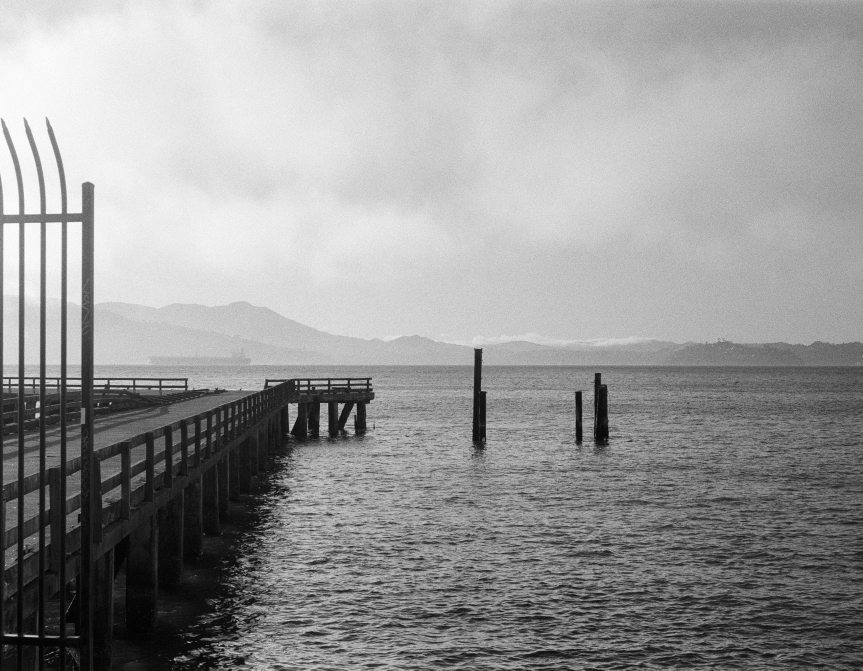
#> input picture content/interests/film-photography/000039430034.jpg, 2588 x 2011 px (shown at 1/3 size); its folder holds only this picture in this run
$ python gen_tn_mp.py content/interests/film-photography
#> lines starting #> are read from the running program, lines starting #| are printed output that depends on the picture
#!/usr/bin/env python3

import os
import re
from PIL import Image
import argparse
import sys
from multiprocessing import Pool
import datetime, time

timings = []
timings.append(datetime.datetime.now())


def strfdelta(tdelta, fmt):
    d = {"days": tdelta.days}
    d["hours"], rem = divmod(tdelta.seconds, 3600)
    d["minutes"], d["seconds"] = divmod(rem, 60)
    return fmt.format(**d)


# https://stackoverflow.com/questions/8631076/what-is-the-fastest-way-to-generate-image-thumbnails-in-python

# place generated thumbnails in this folder (relative to original image)
# webpack really didn't like .imgs here... be warned
# see        https://stackoverflow.com/questions/69471647/vue-nuxt-webpack-resolve-error-on-require-image-file
tn_dir = 'gen_tn_imgs'

output_format = 'png'

# generate these sizes
img_sizes = {
    'large' : 800,
    'tn' : 200
}

# proess files with these extensions
img_exts = [
    r'\.jpg$',
    r'\.jpeg$',
    r'\.png$'
]

ignore_patterns = [
    r'\sx\\.\w+$',
    r'^x\s+'
]

# for use if none specified in args
target_dirs = [
    'content'
]


exts_re = '(?:' + '|'.join(img_exts) + ')'
ig_re = '(?:' + '|'.join(ignore_patterns) + ')'


def process_img(params):
    img_name, img_path, bForce, bDebug = params
    try:
        im = Image.open(os.path.join(img_path,img_name))
        for imgsize in img_sizes:
            # insert imgsize
            newname = re.sub(r'\.(\w+)$',r'_'+imgsize+r'.\1', img_name)
            # split fname and fext
            nfn, nfe = os.path.splitext(newname)
            newname = '.'.join([nfn, output_format])
            outd = os.path.join(img_path,tn_dir)

            # skip existing
            if not bForce and os.path.exists(os.path.join(outd,newname)):
                if bDebug:
                    print(f"ignoring existing file: {os.path.join(outd,newname)}")
                continue
            if bDebug:
                print ('generating {} for {}'.format(
                    os.path.join(tn_dir,newname),
                    os.path.join(img_path,img_name)
                    ))
            w, h = im.size
            if (max(w,h) > img_sizes[imgsize]):
                im.thumbnail((img_sizes[imgsize], img_sizes[imgsize]))
            os.makedirs(outd,exist_ok=True)
            im.save(os.path.join(outd,newname),  format=output_format)
    except Exception as e:
        return e

if __name__ == '__main__':

    # generate thumbnails for images
    print("gen_tn starting...")

    # this is invoked manually when running locally, and by Netlify's
    # build command "python3 gen_tn.py && nuxt build && nuxt generate"

    ap = argparse.ArgumentParser()
    ap.add_argument('-v', '--verbose', action='store_true', help='show more output')
    ap.add_argument('-f', '--force', action='store_true', default=False,
        help='force regeneration of thumnails even if files already exist')
    ap.add_argument('-e', '--make-unused', action='store_true', default=True,
        help='generate thumnails even if files not referenced in local index.md')
    ap.add_argument('dirs', nargs='*', help='directories to look for images')

    args = ap.parse_args()

    if args.dirs:
        if len(args.dirs) == 1:
            target_dirs = (args.dirs)
        else:
            target_dirs = args.dirs

    def test_file(f):
        return re.search(exts_re, f, re.I) and not re.search(ig_re, f, re.I)
        # [10 lines of commented-out code are left out]


    imgs = []
    for td in target_dirs:
        tdq = os.path.join(os.getcwd(),td)
        if not tdq.startswith(os.getcwd()):
            print("AWOL!")
            sys.exit()
        print(f'Examining target {td} at {tdq}')

        for root, dirs, files in os.walk(tdq):
            # do not breathe our own farts and make tns for tns in the tn_dir
            if re.search(tn_dir+'$',root):
                print(f"ignoring {root}")
                continue
            # ignore images not referenced in markdown
            text = []
            if not args.make_unused:
                if os.path.exists(os.path.join(tdq, 'index.md')):
                    with open(os.path.join(tdq, 'index.md'), 'r') as fd:
                        text = fd.read()
                        # strip html comments
                        text = re.sub(r'(?=<!--)([\s\S]*?)-->', '',text)
                        # https://stackoverflow.com/questions/1084741/regexp-to-strip-html-comments

            for f in files:
                if test_file(f):
                    if args.make_unused or f in text:
                        imgs.append([f, root, args.force, args.verbose])
            #imgs += [ [f,root, args.force, args.verbose] for f in files if  test_file(f)]
            #for img in imgs:
            #    process_img(img,root)


    timings.append(datetime.datetime.now())
    last_time = timings[-1] - timings[-2]
    print("    time elapsed (crawl): {}".format(strfdelta(last_time, '{hours}h {minutes}m {seconds}s')))

    with Pool(2) as pool:
        results = pool.map(process_img, imgs)
#> in process_img, im is the input picture: PIL image 2588x2011 RGB; min 0, max 255, mean 152.6
#> the loop in process_img, `for imgsize in img_sizes:` made 2 passes
#> pass 1, in process_img, `im.save(os.path.join(outd,newname),  format=output_format)`:
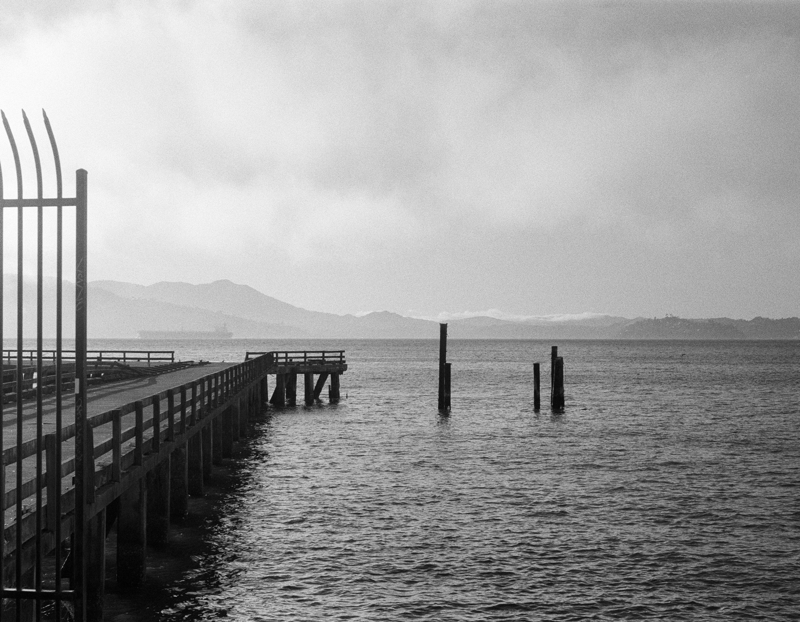
#> saved as 000039430034_large.png: PIL image 800x622 RGB; min 2, max 255, mean 152.6
#> pass 2, in process_img, `im.save(os.path.join(outd,newname),  format=output_format)`:
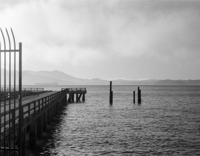
#> saved as 000039430034_tn.png: PIL image 200x156 RGB; min 0, max 255, mean 152.8
        pool.close()
        pool.join()

    timings.append(datetime.datetime.now())
    last_time = timings[-1] - timings[-2]
    print("    time elapsed (image generation): {}".format(strfdelta(last_time, '{hours}h {minutes}m {seconds}s')))


    total_time = timings[-1] - timings[0]
    print("    time elapsed (overall): {}".format(strfdelta(last_time, '{hours}h {minutes}m {seconds}s')))

$ run again, on content/interests/vintage-computing/IMG-6272.jpg
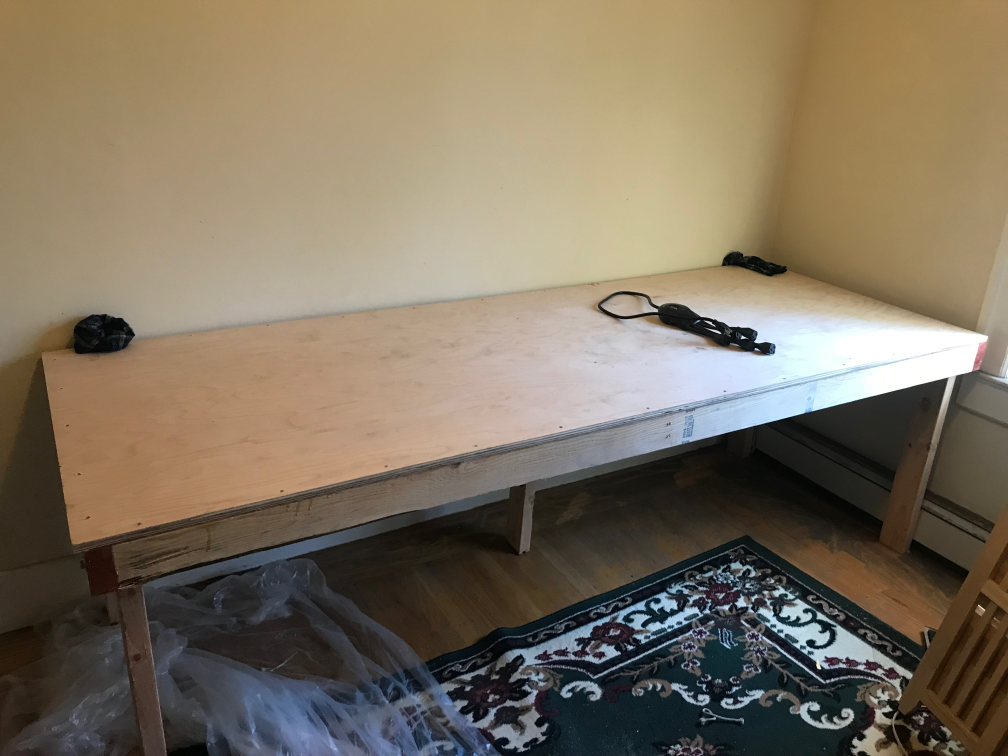
#> input picture content/interests/vintage-computing/IMG-6272.jpg, 4032 x 3024 px (shown at 1/4 size)
#> in process_img, im is the input picture: PIL image 4032x3024 RGB; mean R, G, B 126.9, 114.4, 95.7
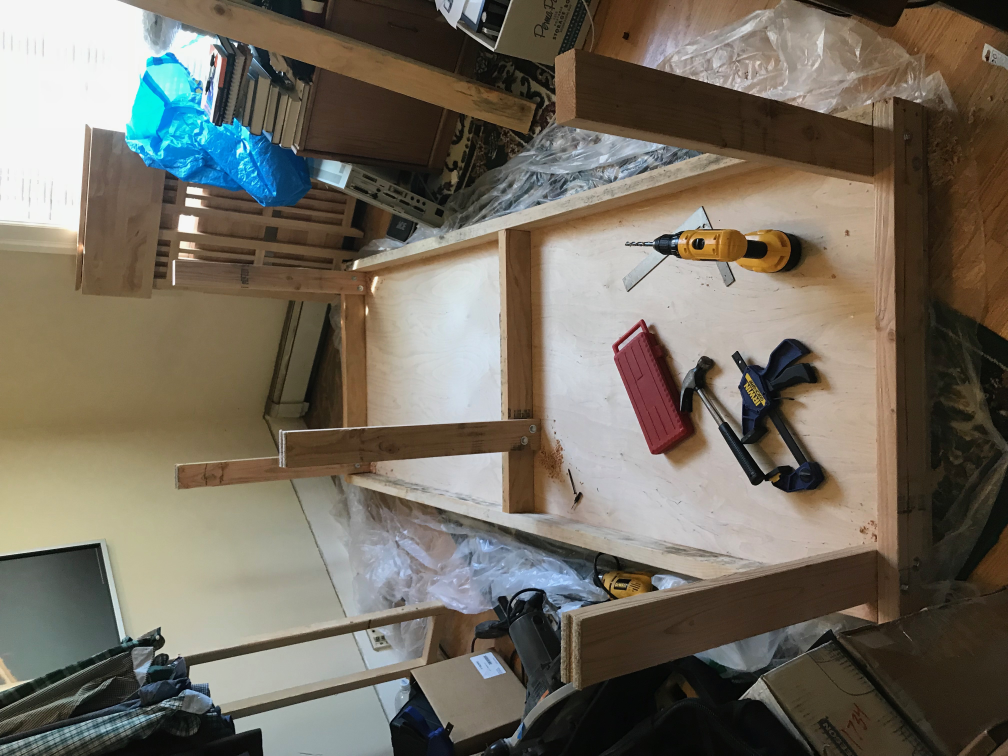
#> input picture content/interests/vintage-computing/IMG-6270.jpg, 4032 x 3024 px (shown at 1/4 size)
#> in process_img, im is the input picture: PIL image 4032x3024 RGB; mean R, G, B 115.6, 108.7, 96.5
#> the loop in process_img (call 2), `for imgsize in img_sizes:` made 2 passes
#> pass 2, in process_img (call 2), `im.save(os.path.join(outd,newname),  format=output_format)`:
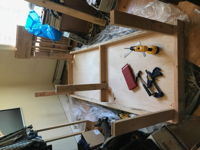
#> saved as IMG-6270_tn.png: PIL image 200x150 RGB; mean R, G, B 115.8, 109, 96.8

$ run again, on content/interests/vintage-computing/IMG-6270.jpg
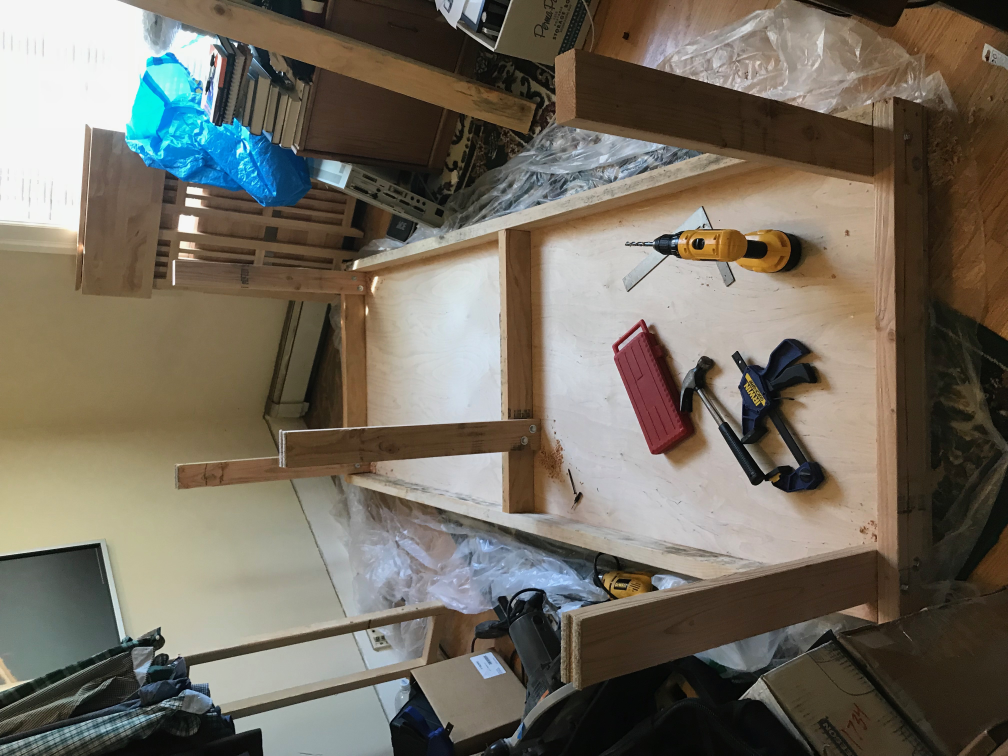
#> input picture content/interests/vintage-computing/IMG-6270.jpg, 4032 x 3024 px (shown at 1/4 size)
#> in process_img, im is the input picture: PIL image 4032x3024 RGB; mean R, G, B 115.6, 108.7, 96.5
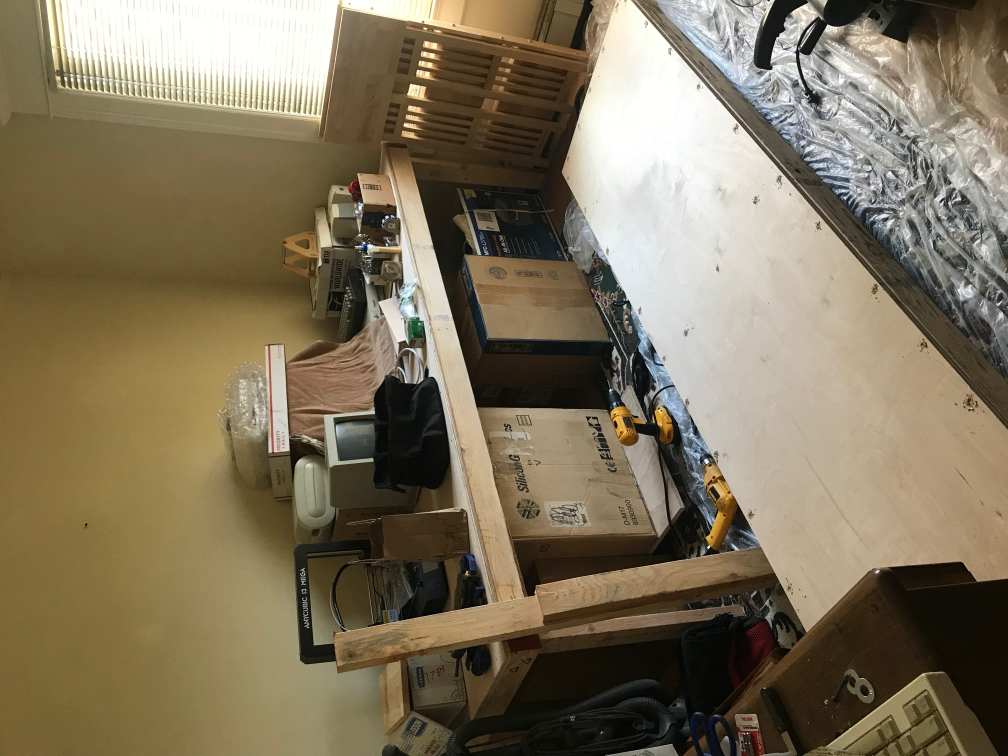
#> input picture content/interests/vintage-computing/IMG-6275.jpg, 4032 x 3024 px (shown at 1/4 size)
#> in process_img, im is the input picture: PIL image 4032x3024 RGB; mean R, G, B 127.8, 115.6, 92.1
#> the loop in process_img (call 2), `for imgsize in img_sizes:` made 2 passes
#> pass 2, in process_img (call 2), `im.save(os.path.join(outd,newname),  format=output_format)`:
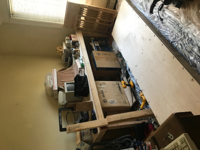
#> saved as IMG-6275_tn.png: PIL image 200x150 RGB; mean R, G, B 128, 115.8, 92.3
